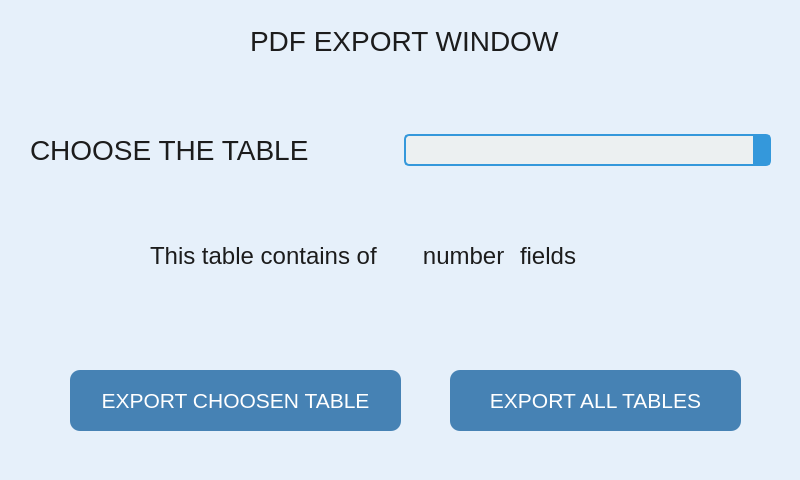
<?xml version="1.0" encoding="UTF-8"?>
<ui version="4.0">
 <class>ExportWindow</class>
 <widget class="QDialog" name="ExportWindow">
  <property name="geometry">
   <rect>
    <x>0</x>
    <y>0</y>
    <width>800</width>
    <height>480</height>
   </rect>
  </property>
  <property name="windowTitle">
   <string>PDF Export</string>
  </property>
  <property name="windowIcon">
   <iconset theme="QIcon::ThemeIcon::EditCopy"/>
  </property>
  <property name="styleSheet">
   <string notr="true">QWidget {
    background-color: #e6f0fa; 
}</string>
  </property>
  <widget class="QLabel" name="mainLabel">
   <property name="geometry">
    <rect>
     <x>250</x>
     <y>20</y>
     <width>311</width>
     <height>41</height>
    </rect>
   </property>
   <property name="styleSheet">
    <string notr="true">QLabel {
    color: #1c1c1c; 
    background: transparent; 
    font-size: 28px;
}</string>
   </property>
   <property name="text">
    <string>PDF EXPORT WINDOW</string>
   </property>
  </widget>
  <widget class="QWidget" name="horizontalLayoutWidget">
   <property name="geometry">
    <rect>
     <x>30</x>
     <y>110</y>
     <width>741</width>
     <height>80</height>
    </rect>
   </property>
   <layout class="QHBoxLayout" name="chooseTableLayout">
    <item>
     <widget class="QLabel" name="chooseTableLabel">
      <property name="styleSheet">
       <string notr="true">QLabel {
    color: #1c1c1c; 
    background: transparent; 
    font-size: 28px;
}</string>
      </property>
      <property name="text">
       <string>CHOOSE THE TABLE</string>
      </property>
     </widget>
    </item>
    <item>
     <widget class="QComboBox" name="chooseTableBox">
      <property name="styleSheet">
       <string notr="true">QComboBox {
    border: 2px solid #3498db; 
    border-radius: 5px;  
    padding: 5px;
    background-color: #ecf0f1;  
    color: #2c3e50; 
    font-size: 14px;
    font-family: Arial, sans-serif;
}

QComboBox:hover {
    border-color: #2980b9; 
}

QComboBox:focus {
    border-color: #2980b9;  
    background-color: #ffffff;  
}

QComboBox::drop-down {
    border: none;
    background-color: #3498db;  
}

QComboBox QAbstractItemView {
    background-color: #ecf0f1; 
    border: 2px solid #3498db;  
    color: #2c3e50;  
}

QComboBox QAbstractItemView::item {
    padding: 5px;
}

QComboBox QAbstractItemView::item:selected {
    background-color: #3498db;  
    color: #ffffff;  
}</string>
      </property>
     </widget>
    </item>
   </layout>
  </widget>
  <widget class="QWidget" name="verticalLayoutWidget">
   <property name="geometry">
    <rect>
     <x>150</x>
     <y>220</y>
     <width>501</width>
     <height>71</height>
    </rect>
   </property>
   <layout class="QVBoxLayout" name="labelsLayout">
    <item>
     <layout class="QHBoxLayout" name="tableNumsFieldsLayout">
      <property name="rightMargin">
       <number>0</number>
      </property>
      <item>
       <widget class="QLabel" name="inTableLabel">
        <property name="styleSheet">
         <string notr="true">QLabel {
    color: #1c1c1c; 
    background: transparent; 
    font-size: 24px;
}</string>
        </property>
        <property name="text">
         <string>This table contains of</string>
        </property>
       </widget>
      </item>
      <item>
       <widget class="QLabel" name="tableNumberLabel">
        <property name="styleSheet">
         <string notr="true">QLabel {
    color: #1c1c1c; 
    background: transparent; 
    font-size: 24px;
}</string>
        </property>
        <property name="text">
         <string>      number</string>
        </property>
       </widget>
      </item>
      <item>
       <widget class="QLabel" name="tableFieldLabel">
        <property name="styleSheet">
         <string notr="true">QLabel {
    color: #1c1c1c; 
    background: transparent; 
    font-size: 24px;
}</string>
        </property>
        <property name="text">
         <string>fields</string>
        </property>
       </widget>
      </item>
     </layout>
    </item>
   </layout>
  </widget>
  <widget class="QPushButton" name="exportAllButton">
   <property name="geometry">
    <rect>
     <x>450</x>
     <y>370</y>
     <width>291</width>
     <height>61</height>
    </rect>
   </property>
   <property name="font">
    <font>
     <pointsize>16</pointsize>
    </font>
   </property>
   <property name="cursor">
    <cursorShape>PointingHandCursor</cursorShape>
   </property>
   <property name="styleSheet">
    <string notr="true">QPushButton {
    background-color: #4682b4; 
    color: white;
    border: none;
    border-radius: 10px;
    padding: 8px 16px;
}

QPushButton:hover {
    background-color: #5a9bd5; 
}

QPushButton:pressed {
    background-color: #2e5984; 
}
</string>
   </property>
   <property name="text">
    <string>EXPORT ALL TABLES</string>
   </property>
  </widget>
  <widget class="QPushButton" name="exportChoosenButton">
   <property name="geometry">
    <rect>
     <x>70</x>
     <y>370</y>
     <width>331</width>
     <height>61</height>
    </rect>
   </property>
   <property name="font">
    <font>
     <pointsize>16</pointsize>
    </font>
   </property>
   <property name="cursor">
    <cursorShape>PointingHandCursor</cursorShape>
   </property>
   <property name="styleSheet">
    <string notr="true">QPushButton {
    background-color: #4682b4; 
    color: white;
    border: none;
    border-radius: 10px;
    padding: 8px 16px;
}

QPushButton:hover {
    background-color: #5a9bd5; 
}

QPushButton:pressed {
    background-color: #2e5984; 
}
</string>
   </property>
   <property name="text">
    <string>EXPORT CHOOSEN TABLE</string>
   </property>
  </widget>
 </widget>
 <resources/>
 <connections/>
</ui>
